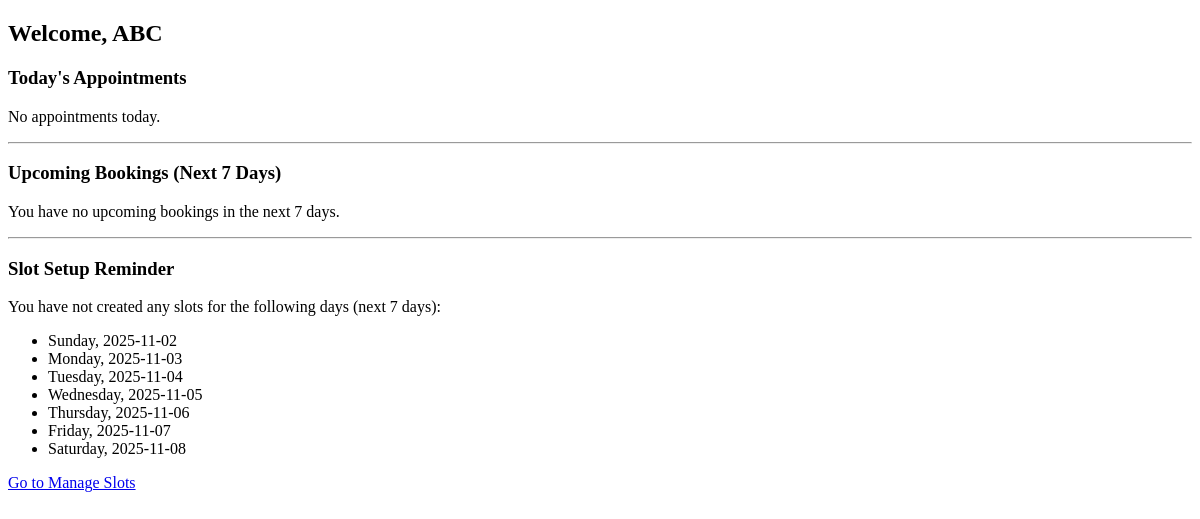
The app's page /dashboard (signed in), older data.
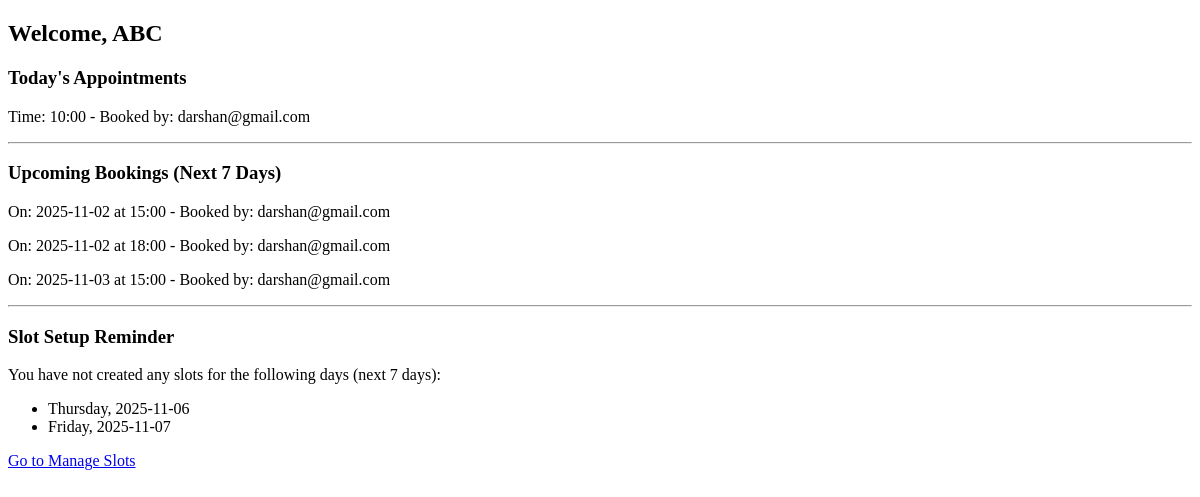
The same page, newer data.
### app.py (models this page shows)
class Theatre(db.Model):
    tid=db.Column(db.Integer,primary_key=True,autoincrement=True)
    theatre_name=db.Column(db.String,unique=True,nullable=False)
    location=db.Column(db.String,nullable=False)
    franchise=db.Column(db.String,nullable=False)
    u_id=db.Column(db.Integer,db.ForeignKey(User.uid),nullable=False)
    user = db.relationship(User,backref='theatre',lazy=True)

class Booking(db.Model):
    bid = db.Column(db.Integer, primary_key=True, autoincrement=True)
    u_id = db.Column(db.Integer, db.ForeignKey(User.uid), nullable=True)
    t_id = db.Column(db.Integer, db.ForeignKey(Theatre.tid), nullable=False)
    booking_date = db.Column(db.Date, nullable=False)
    booking_time = db.Column(db.Time, nullable=False)
    status = db.Column(db.String, nullable=False, default='Available')    #Availablle,Booked,Canceled,Completed
    user = db.relationship(User, backref='bookings', lazy=True)
    theatre = db.relationship(Theatre, backref='bookings', lazy=True)

class User(db.Model):
    uid=db.Column(db.Integer,primary_key=True,autoincrement=True)
    email=db.Column(db.String,unique=True,nullable=False)
    password=db.Column(db.String,nullable=False)
    f_rid = db.Column(db.Integer,db.ForeignKey(Role.rid),nullable=False)
    roles=db.relationship(Role,backref='users',lazy=True)

### app.py (the view, shortened to what this page needs)
@app.route("/dashboard")
def dashboard_page():
    jinjaemail = session.get("email")
    role = session.get("f_rid")
    if role == 1:
        theatres = Theatre.query.all()
        users = User.query.all()
        return render_template("AdminDashboard.html",jinjaemail=jinjaemail,theatres=theatres,users=users)
    if role == 3:
        from sqlalchemy import distinct
        current_user = User.query.filter_by(email=jinjaemail).first()
        current_theatre = Theatre.query.filter_by(u_id=current_user.uid).first()
        all_theatres = Theatre.query.all()
        if not current_theatre:
            flash("No theatre found for your account.", "error")
            return redirect(url_for("dashboard_page"))
        tid = current_theatre.tid
        today = date.today()
        tomorrow = today + timedelta(days=1)
        end_date = today + timedelta(days=7)
        todays_bookings = (
            db.session.query(Booking, User.email)
            .join(User, Booking.u_id == User.uid)
            .filter(
                Booking.t_id == tid,
                Booking.status == 'Booked',
                Booking.booking_date == today
            )
            .order_by(Booking.booking_time)
            .all()
        )
        upcoming_bookings = (
            db.session.query(Booking, User.email)
            .join(User, Booking.u_id == User.uid)
            .filter(
                Booking.t_id == tid,
                Booking.status == 'Booked',
                Booking.booking_date >= tomorrow,
                Booking.booking_date <= end_date
            )
            .order_by(Booking.booking_date, Booking.booking_time)
            .all()
        )
        dates_with_slots = db.session.query(distinct(Booking.booking_date)).filter(
            Booking.t_id == tid,
            Booking.booking_date >= tomorrow,
            Booking.booking_date <= end_date
        ).all()
        setup_dates = {result[0] for result in dates_with_slots}
        next_7_days = [tomorrow + timedelta(days=i) for i in range(7)]
        missing_dates = [d for d in next_7_days if d not in setup_dates]
        return render_template(
            "TheatreDashboard.html",
            jinjaemail=jinjaemail,
            current_theatre=current_theatre,
            todays_bookings=todays_bookings,
            upcoming_bookings=upcoming_bookings,
            missing_dates=missing_dates
        )

### app.py (called while the page is built)
@app.context_processor
def inject_now():
    from datetime import datetime
    return {'now': datetime.utcnow}

### templates/TheatreDashboard.html (shortened to what this page needs)
<!DOCTYPE html>
<html lang="en">
<head>
</head>
<body>
    <h2>Welcome, {{ current_theatre.theatre_name }}</h2>
    <h3>Today's Appointments</h3>
    {% if todays_bookings %}
        {% for booking, email in todays_bookings %}
            <p>
                Time: {{ booking.booking_time.strftime('%H:%M') }}
                - Booked by: {{ email }}
            </p>
        {% endfor %}
    {% else %}
        <p>No appointments today.</p>
    {% endif %}
    <hr>
    <h3>Upcoming Bookings (Next 7 Days)</h3>
    {% if upcoming_bookings %}
        {% for booking, email in upcoming_bookings %}
            <p>
                On: {{ booking.booking_date.strftime('%Y-%m-%d') }}
                at {{ booking.booking_time.strftime('%H:%M') }}
                - Booked by: {{ email }}
            </p>
        {% endfor %}
    {% else %}
        <p>You have no upcoming bookings in the next 7 days.</p>
    {% endif %}
    <hr>
    <h3>Slot Setup Reminder</h3>
    {% if missing_dates %}
        <p>You have not created any slots for the following days (next 7 days):</p>
        <ul>
            {% for day in missing_dates %}
                <li>{{ day.strftime('%A, %Y-%m-%d') }}</li>
            {% endfor %}
        </ul>
        <a href="/manage-slots">Go to Manage Slots</a>
    {% else %}
        <p>✅ Great job! You have created slots for all the next 7 days.</p>
    {% endif %}
</body>
</html>

Row changes from the older to the newer data that the page shows:
added Booking: booking_time "10:00", email "darshan@gmail.com", shown under "Today's Appointments"
added Booking: booking_date "2025-11-02", booking_time "15:00", email "darshan@gmail.com", shown under "Upcoming Bookings (Next 7 Days)"
added Booking: booking_date "2025-11-02", booking_time "18:00", email "darshan@gmail.com", shown under "Upcoming Bookings (Next 7 Days)"
added Booking: booking_date "2025-11-03", booking_time "15:00", email "darshan@gmail.com", shown under "Upcoming Bookings (Next 7 Days)"
Text that changed along with them:
text no longer shown: "No appointments today. You have no upcoming bookings in the next 7 days."
list line gone: "Sunday, 2025-11-02"
list line gone: "Monday, 2025-11-03"
list line gone: "Tuesday, 2025-11-04"
list line gone: "Wednesday, 2025-11-05"
list line gone: "Saturday, 2025-11-08"
